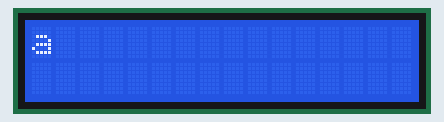
This sketch was run on a simulated Arduino Uno, built with avr-gcc and run on an emulated ATmega328P. Parts: 16×2 character LCD.

Above: at 1.11 s.
At 1.82 s:
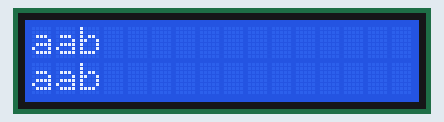
At 2.63 s:
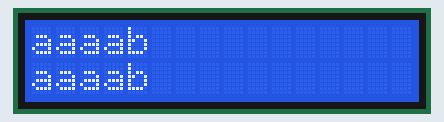
At 4.26 s:
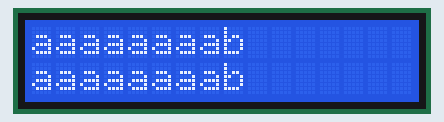
At 7.4 s:
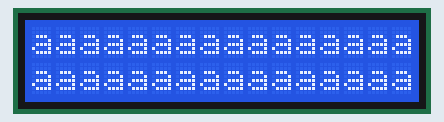
At 17.08 s:
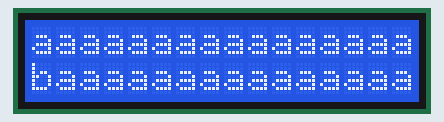

Measured:
- by itself, everything shown: repeats every 17.2 s, in 68 steps
- what the display in image 4 shows lasts 9.6 s, from 7.4 s to 17.0 s

The sketch:

lcd_test.ino
```cpp
#include <LiquidCrystal_I2C.h>
LiquidCrystal_I2C lcd( 0x27, 16 , 2 );       //LCD OBJECT

void setup() {
  // put your setup code here, to run once:
  lcd.begin();
}

void loop() {
  // put your main code here, to run repeatedly:
  lcd.noBacklight();
  delay(250);
  lcd.backlight();
  delay(250);
  lcd.noBacklight();
  delay(250);
  lcd.backlight();
  delay(250);
  for ( int i = 0; i < 40; i++ )
  {
    for ( int j = 0; j < 2; j++ )
    {
      lcd.setCursor(i,j);
      lcd.print('a');
      delay(100);
      lcd.print('b');
      delay(100);
    }
  }
  lcd.clear();
}
```
